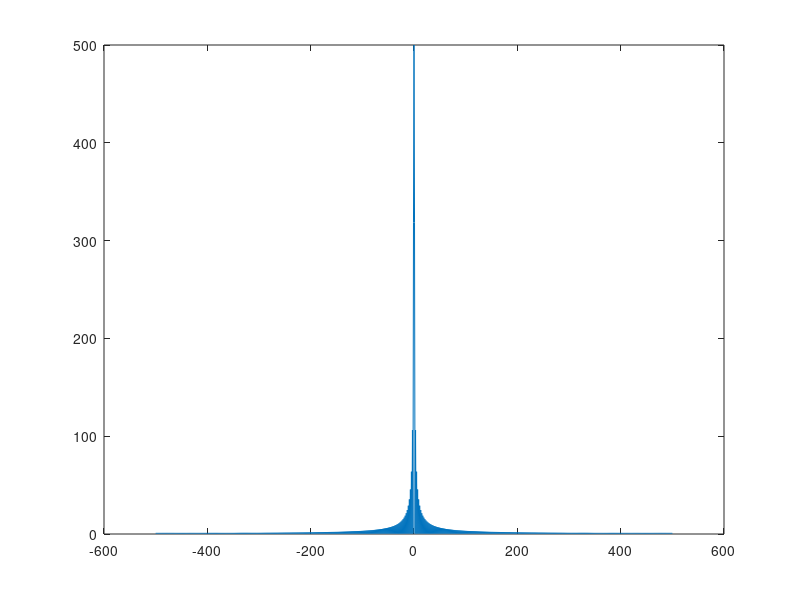

Write the MATLAB code that produced this figure.
clc;
clear all;
close all;
fs=1000;
t=-0.5:1/fs:0.5;
a=rectpuls(t,0.5);
y=fftshift(fft(a)); 
N=length(y);         %to take the frquecny axis of the hoarmonics.
n=-(N-1)/2:(N-1)/2;  %divide the frequency compone
f=sqrt(y.*conj(y)); % to take the amplitude of each hoarmony.  
plot(n,f);  
% plot(t,y),axis([-0.5 0.5 -1 1]),
